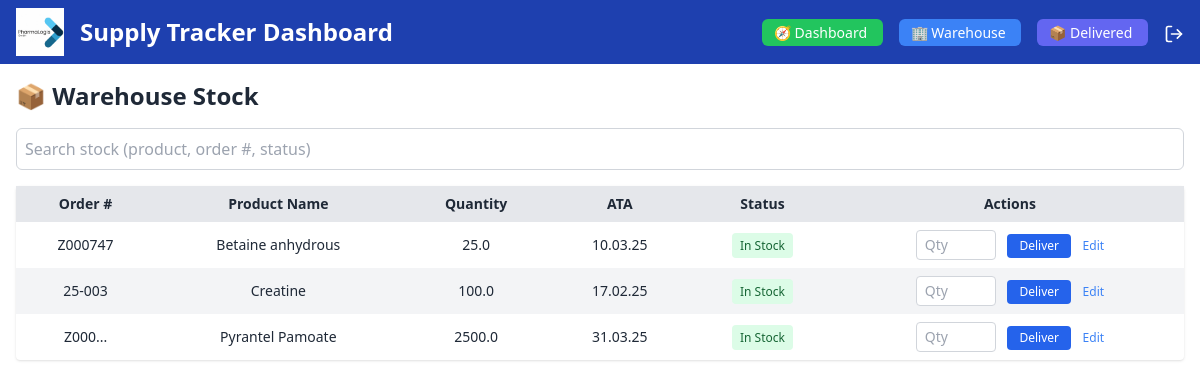
Page /warehouse (signed in) on the earlier database version.
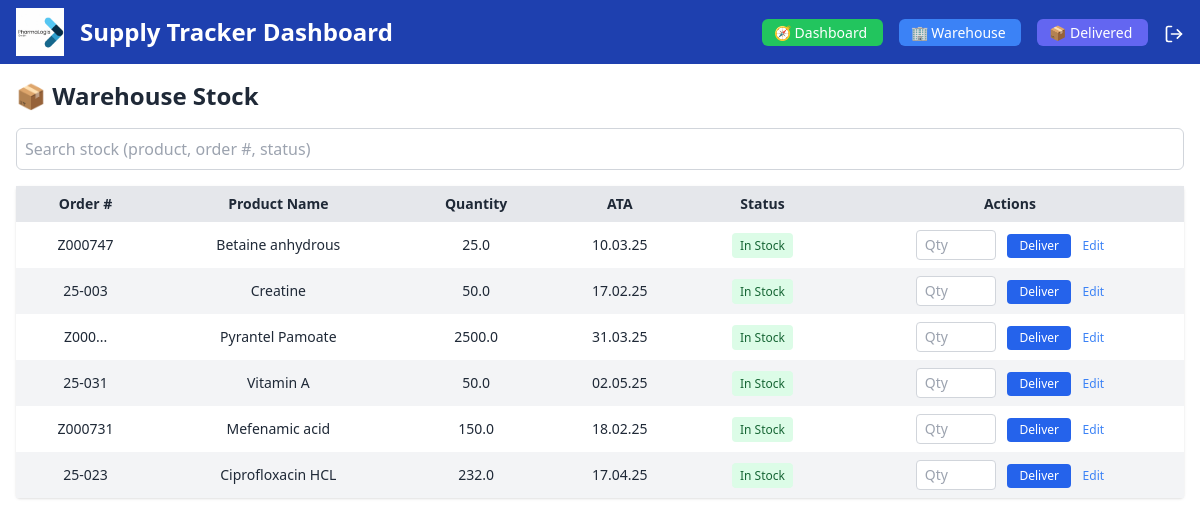
Same page on the later database version.
### app/models.py (models this page shows)
class WarehouseStock(db.Model):
    id = db.Column(db.Integer, primary_key=True)
    user_id = db.Column(db.Integer, db.ForeignKey('user.id'), nullable=False)
    order_number = db.Column(db.String(50), nullable=False)
    product_name = db.Column(db.String(100), nullable=False)
    quantity = db.Column(db.Float, nullable=False)
    ata = db.Column(db.String(10), nullable=True)
    transit_status = db.Column(db.String(20), default='In Stock', nullable=False)

### app/routes.py (the view)
@main.route('/warehouse')
@login_required
def warehouse():
    from .models import WarehouseStock
    warehouse_items = WarehouseStock.query.filter_by(user_id=current_user.id).all()
    return render_template('warehouse.html', warehouse_items=warehouse_items)

### app/__init__.py (called while the page is built)
def create_app():
    app = Flask(__name__)
    app.config['SECRET_KEY'] = 'your-secret-key'  # Use env var later
    app.config['SQLALCHEMY_DATABASE_URI'] = 'sqlite:///../instance/supply_tracker.db'
    app.config['SQLALCHEMY_TRACK_MODIFICATIONS'] = False
    init_db(app)
    login_manager.init_app(app)
    Migrate(app, db)
    from .routes import main
    app.register_blueprint(main)
    @login_manager.user_loader
    def load_user(user_id):
        return User.query.get(int(user_id))
    return app

### app/routes.py (called while the page is built)
@main.app_context_processor
def inject_user():
    return dict(current_user=current_user)

### app/templates/warehouse.html (shortened to what the changed rows need)
<!DOCTYPE html>
<html lang="en">
<head>
    <script src="https://cdn.tailwindcss.com"></script>
    <link href="https://cdn.jsdelivr.net/npm/tailwindcss@2.2.19/dist/tailwind.min.css" rel="stylesheet">
</head>
<body class="bg-white text-gray-800 dark:bg-gray-900 dark:text-gray-100">
    <nav class="bg-blue-800 text-white px-4 py-2 flex justify-between items-center">
        <div class="flex items-center space-x-2 sm:space-x-4">
            <h1 class="text-base sm:text-2xl font-semibold">Supply Tracker Dashboard</h1>
        </div>
    </nav>
    <div class="p-4">
        <h2 class="text-2xl font-bold mb-4">📦 Warehouse Stock</h2>
        <table id="warehouse-table" class="min-w-full bg-white dark:bg-gray-800 rounded shadow text-sm">
            <thead>
                <tr class="bg-gray-200 dark:bg-gray-700 text-center">
                    <th class="px-4 py-2">Order #</th>
                    <th class="px-4 py-2">Product Name</th>
                    <th class="px-4 py-2">Quantity</th>
                    <th class="px-4 py-2">ATA</th>
                    <th class="px-4 py-2">Status</th>
                    <th class="px-4 py-2">Actions</th>
                </tr>
            </thead>
            <tbody>
                {% for item in warehouse_items %}
                <tr class="text-center even:bg-gray-100 dark:even:bg-gray-800 hover:bg-blue-50 dark:hover:bg-gray-700">
                    <td class="px-4 py-2">{{ item.order_number }}</td>
                    <td class="px-4 py-2">{{ item.product_name }}</td>
                    <td class="px-4 py-2">{{ item.quantity }}</td>
                    <td class="px-4 py-2">{{ item.ata }}</td>
                    <td class="px-4 py-2">
                        <span class="bg-green-100 text-green-800 text-xs px-2 py-1 rounded">In Stock</span>
                    </td>
                    <td class="px-4 py-2 space-x-2">
                        <form method="POST" action="{{ url_for('main.deliver_partial', item_id=item.id) }}" class="inline space-x-2">
                            <input type="number"
                                name="quantity"
                                min="1" max="{{ item.quantity }}"
                                placeholder="Qty"
                                class="w-20 px-2 py-1 rounded text-sm bg-white text-black dark:bg-gray-800 dark:text-white border border-gray-300 dark:border-gray-600 focus:outline-none focus:ring-2 focus:ring-blue-500"
                                required>
                            <button type="submit" class="bg-blue-600 text-white px-3 py-1 rounded text-xs">Deliver</button>
                        </form>
                        <a href="{{ url_for('main.edit_warehouse', item_id=item.id) }}" class="text-blue-500 hover:underline text-xs">Edit</a>
                    </td>
                </tr>
                {% endfor %}
            </tbody>
        </table>
    </div>
</body>
</html>

Differences in the rows shown:
changed WarehouseStock "Creatine": quantity "100.0" → "50.0"
added WarehouseStock: order_number "25-031", product_name "Vitamin A", quantity "50.0", ata "02.05.25"
added WarehouseStock: order_number "Z000731", product_name "Mefenamic acid", quantity "150.0", ata "18.02.25"
added WarehouseStock: order_number "25-023", product_name "Ciprofloxacin HCL", quantity "232.0", ata "17.04.25"
